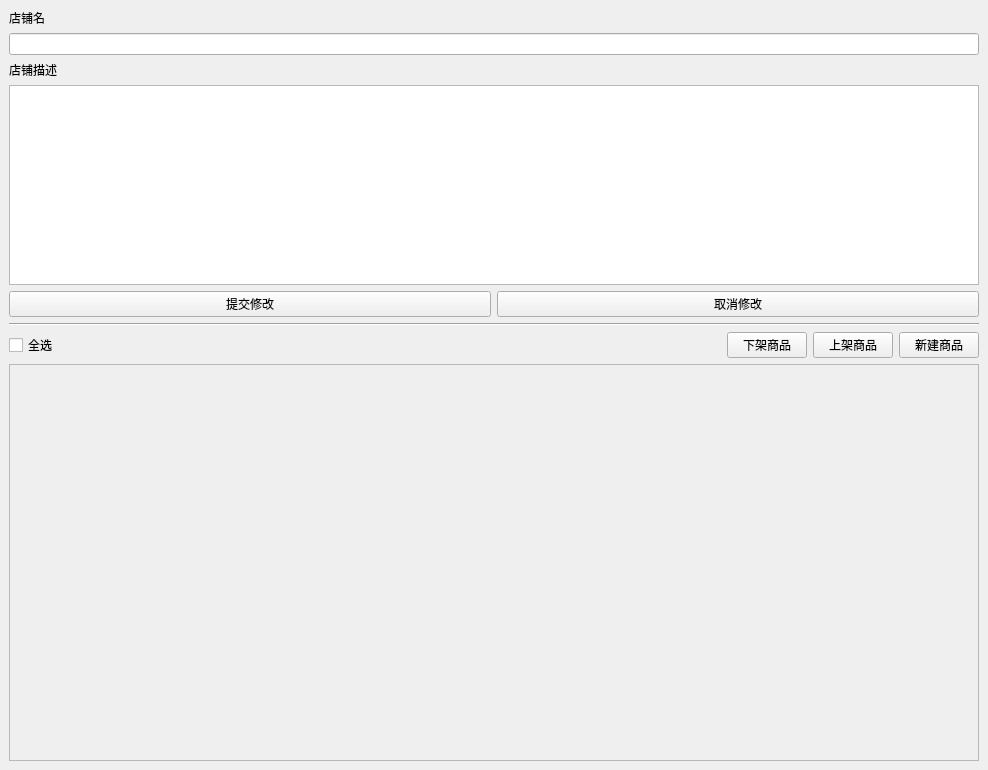
<?xml version="1.0" encoding="UTF-8"?>
<ui version="4.0">
 <class>ShopEditWindow</class>
 <widget class="QMainWindow" name="ShopEditWindow">
  <property name="geometry">
   <rect>
    <x>0</x>
    <y>0</y>
    <width>988</width>
    <height>770</height>
   </rect>
  </property>
  <property name="windowTitle">
   <string>店铺详情</string>
  </property>
  <widget class="QWidget" name="centralwidget">
   <layout class="QVBoxLayout" name="verticalLayout">
    <item>
     <layout class="QVBoxLayout" name="verticalLayout_2">
      <item>
       <widget class="QLabel" name="label">
        <property name="text">
         <string>店铺名</string>
        </property>
       </widget>
      </item>
      <item>
       <widget class="QLineEdit" name="lineEditShopName"/>
      </item>
      <item>
       <widget class="QLabel" name="label_2">
        <property name="text">
         <string>店铺描述</string>
        </property>
       </widget>
      </item>
      <item>
       <widget class="QPlainTextEdit" name="textEditShopDes">
        <property name="sizePolicy">
         <sizepolicy hsizetype="Expanding" vsizetype="Fixed">
          <horstretch>0</horstretch>
          <verstretch>0</verstretch>
         </sizepolicy>
        </property>
        <property name="minimumSize">
         <size>
          <width>0</width>
          <height>200</height>
         </size>
        </property>
        <property name="maximumSize">
         <size>
          <width>16777215</width>
          <height>200</height>
         </size>
        </property>
       </widget>
      </item>
      <item>
       <layout class="QHBoxLayout" name="horizontalLayout">
        <item>
         <widget class="QPushButton" name="buttonSubmit">
          <property name="text">
           <string>提交修改</string>
          </property>
         </widget>
        </item>
        <item>
         <widget class="QPushButton" name="buttonCancel">
          <property name="text">
           <string>取消修改</string>
          </property>
         </widget>
        </item>
       </layout>
      </item>
     </layout>
    </item>
    <item>
     <widget class="Line" name="line">
      <property name="orientation">
       <enum>Qt::Horizontal</enum>
      </property>
     </widget>
    </item>
    <item>
     <layout class="QHBoxLayout" name="horizontalLayout_2">
      <item>
       <widget class="QCheckBox" name="checkBoxSelectAll">
        <property name="text">
         <string>全选</string>
        </property>
       </widget>
      </item>
      <item>
       <spacer name="horizontalSpacer_2">
        <property name="orientation">
         <enum>Qt::Horizontal</enum>
        </property>
        <property name="sizeHint" stdset="0">
         <size>
          <width>40</width>
          <height>20</height>
         </size>
        </property>
       </spacer>
      </item>
      <item>
       <widget class="QPushButton" name="buttonDeactive">
        <property name="text">
         <string>下架商品</string>
        </property>
       </widget>
      </item>
      <item>
       <widget class="QPushButton" name="buttonActive">
        <property name="text">
         <string>上架商品</string>
        </property>
       </widget>
      </item>
      <item>
       <widget class="QPushButton" name="buttonNew">
        <property name="text">
         <string>新建商品</string>
        </property>
       </widget>
      </item>
     </layout>
    </item>
    <item>
     <widget class="QScrollArea" name="scrollArea">
      <property name="widgetResizable">
       <bool>true</bool>
      </property>
      <widget class="QWidget" name="scrollAreaWidgetContents">
       <property name="geometry">
        <rect>
         <x>0</x>
         <y>0</y>
         <width>968</width>
         <height>402</height>
        </rect>
       </property>
      </widget>
     </widget>
    </item>
   </layout>
  </widget>
 </widget>
 <resources/>
 <connections/>
</ui>
